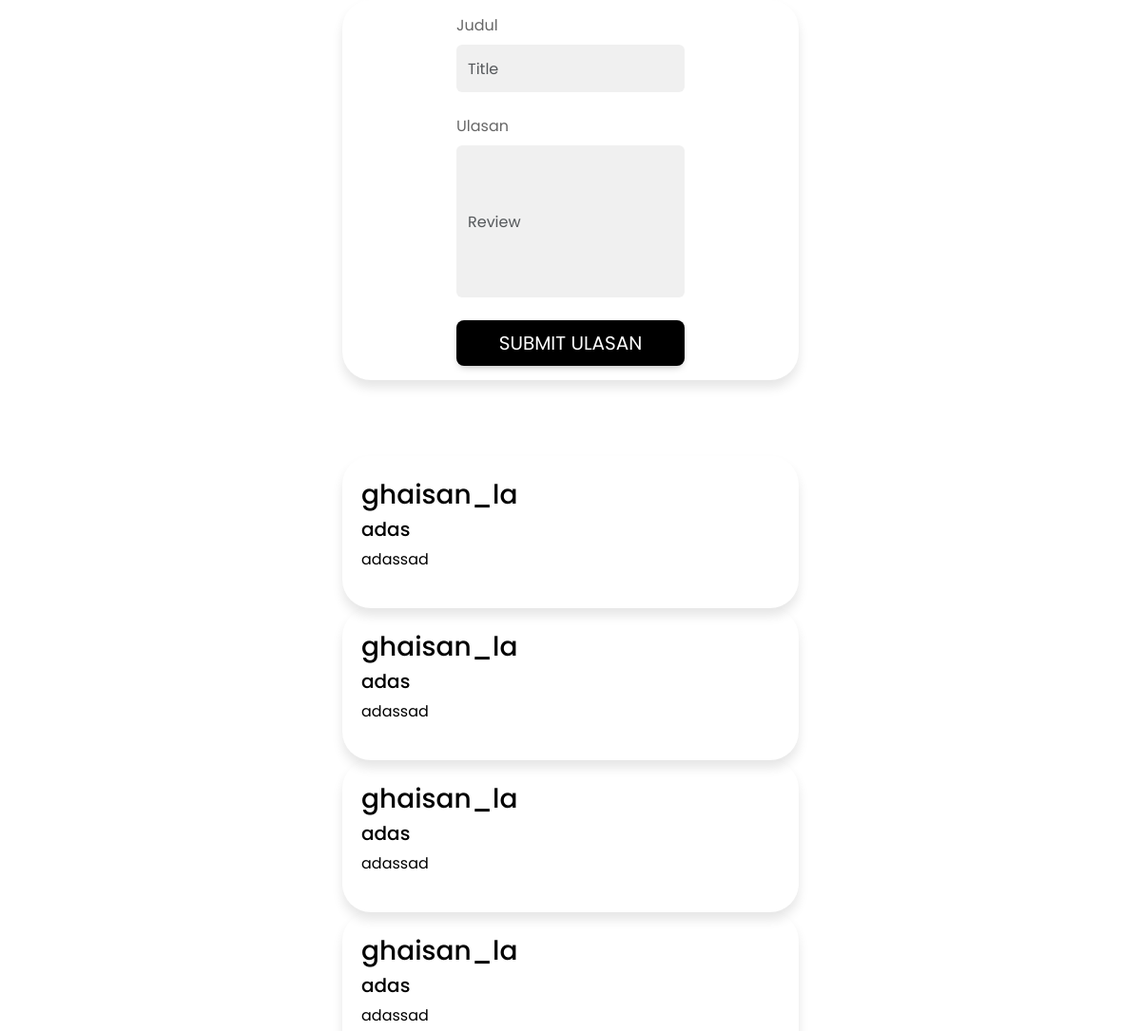
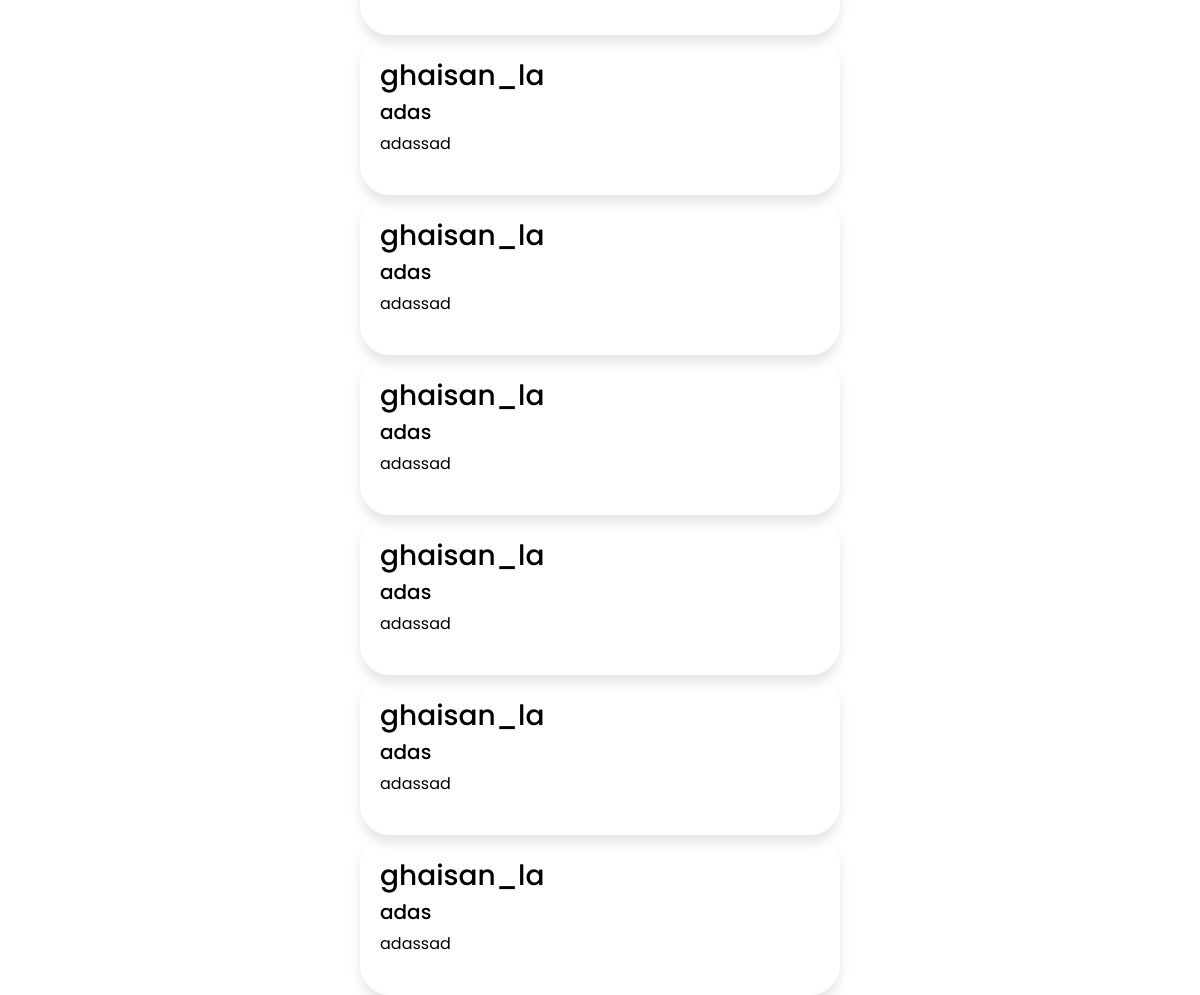
//book-detail/13765 (lower part), run on an earlier commit of the app's database (2 pictures, top to bottom).
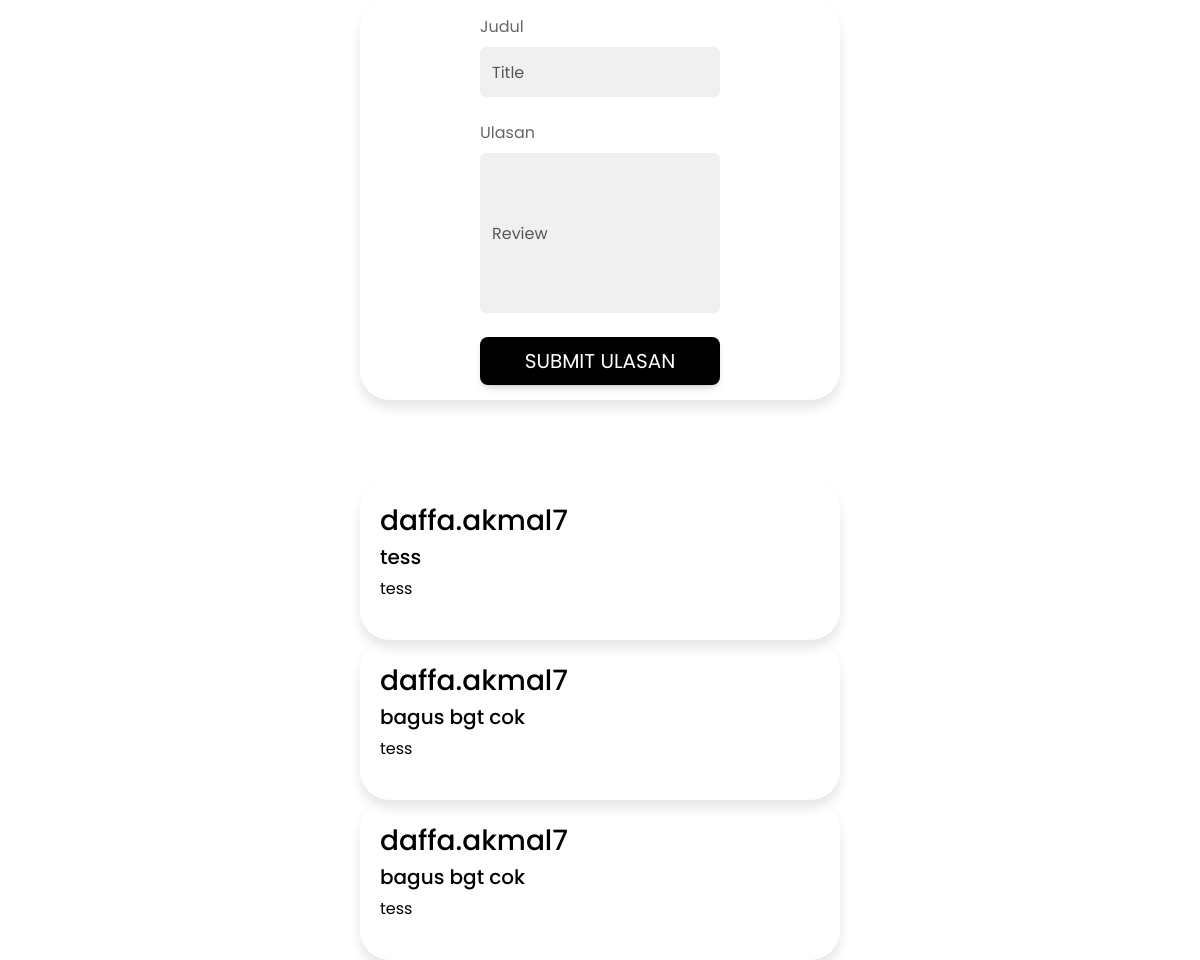
And on a later commit of the database.
### admin_section/models.py (models this page shows)
class Review(models.Model):
    user = models.ForeignKey(
        User, related_name='reviewed', on_delete=models.CASCADE, default=None)
    book = models.ForeignKey(
        Book, related_name='reviewed', on_delete=models.CASCADE, default=None)
    review = models.TextField(null=True, blank=True, default=None)
    title = models.TextField(null=True, blank=True, default=None)

### book_details/views.py (the view)
# urls.py: path('book-detail/<int:key>', show_book_detail, name='show_book_detail'),
def show_book_detail(request, key):
    user = request.user
    book = Book.objects.get(pk=key)
    form = ReviewForm()
    reviews = Review.objects.all().filter(book=book)
    b = None
    bookmarks = []
    if request.user.is_authenticated:
        b = request.user.bookmarked.select_related('book')
        for markbuku in b:
            bookmarks.append(markbuku.book)
    context = {
        'book': book,
        'form': form,
        'reviews': reviews,
        'bookmarks' : bookmarks,
    }
    return render(request, "book_details.html", context)

### book_details/forms.py
class ReviewForm(forms.Form):
    title = forms.CharField(
        widget=forms.TextInput(
            attrs={'id': 'title', 'class': 'form-control active', 'type': 'text', 'placeholder': 'Title', 'style': 'height:50px;'})
    )
    review = forms.CharField(
        widget=forms.TextInput(
            attrs={'id': 'review_input', 'class': 'form-control active', 'placeholder': 'Review'})
    )

### book_details/templates/book_details.html (shortened to what this page needs)
{% extends 'base.html' %} {% load static %} {% block content %}
{% if not user.is_staff %}
<div class="review-container">
  <div class="review-form-container">
    <form method="POST" id="form" onsubmit="return false;">
      <div class="form-outline mb-4">
        <label class="form-label" for="title">Judul</label>
        {{ form.title }}
      </div>
      <div class="form-outline mb-4">
        <label class="form-label" for="review">Ulasan</label>
        {{ form.review }}
      </div>
    </form>
    <button
      id="add-review"
      type="submit"
      value="review"
      name="submit"
      class="btn btn-custom btn-lg btn-block"
    >
      Submit Ulasan
    </button>
  </div>
</div>
{% endif %}
<div class="review-from-users" id="all-reviews">
  {% for review in reviews %}
  <div class="single-user-review">
    <h3>{{ review.user.username }}</h3>
    <h5>{{review.title}}</h5>
    <div class="review-texts">
      <p>{{ review.review }}</p>
    </div>
  </div>
  {% endfor %}
</div>
{% endblock content %}

What changed in the data, as far as the page shows it:
removed Review: user.username "ghaisan_la", title "adas", review "adassad"
removed Review: user.username "ghaisan_la", title "adas", review "adassad"
removed Review: user.username "ghaisan_la", title "adas", review "adassad"
removed Review: user.username "ghaisan_la", title "adas", review "adassad"
removed Review: user.username "ghaisan_la", title "adas", review "adassad"
removed Review: user.username "ghaisan_la", title "adas", review "adassad"
removed Review: user.username "ghaisan_la", title "adas", review "adassad"
removed Review: user.username "ghaisan_la", title "adas", review "adassad"
removed Review: user.username "ghaisan_la", title "adas", review "adassad"
removed Review: user.username "ghaisan_la", title "adas", review "adassad"
added Review: user.username "daffa.akmal7", title "tess", review "tess"
added Review: user.username "daffa.akmal7", title "bagus bgt cok", review "tess"
added Review: user.username "daffa.akmal7", title "bagus bgt cok", review "tess"
